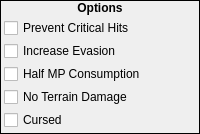
              <widget class="QFrame" name="frame_151">
               <property name="focusPolicy">
                <enum>Qt::ClickFocus</enum>
               </property>
               <property name="frameShape">
                <enum>QFrame::Box</enum>
               </property>
               <property name="frameShadow">
                <enum>QFrame::Plain</enum>
               </property>
               <layout class="QVBoxLayout" name="verticalLayout_273">
                <property name="spacing">
                 <number>0</number>
                </property>
                <property name="margin">
                 <number>0</number>
                </property>
                <item>
                 <widget class="QLabel" name="label_163">
                  <property name="sizePolicy">
                   <sizepolicy hsizetype="Preferred" vsizetype="Fixed">
                    <horstretch>0</horstretch>
                    <verstretch>0</verstretch>
                   </sizepolicy>
                  </property>
                  <property name="font">
                   <font>
                    <weight>75</weight>
                    <bold>true</bold>
                   </font>
                  </property>
                  <property name="focusPolicy">
                   <enum>Qt::ClickFocus</enum>
                  </property>
                  <property name="text">
                   <string>Options</string>
                  </property>
                  <property name="alignment">
                   <set>Qt::AlignCenter</set>
                  </property>
                 </widget>
                </item>
                <item>
                 <widget class="QWidget" name="widget_165" native="true">
                  <property name="focusPolicy">
                   <enum>Qt::ClickFocus</enum>
                  </property>
                  <layout class="QVBoxLayout" name="verticalLayout_281">
                   <property name="spacing">
                    <number>3</number>
                   </property>
                   <property name="leftMargin">
                    <number>3</number>
                   </property>
                   <property name="topMargin">
                    <number>3</number>
                   </property>
                   <property name="rightMargin">
                    <number>0</number>
                   </property>
                   <property name="bottomMargin">
                    <number>3</number>
                   </property>
                   <item>
                    <widget class="QCheckBox" name="equipment_cbPreventCriticalHits">
                     <property name="focusPolicy">
                      <enum>Qt::ClickFocus</enum>
                     </property>
                     <property name="text">
                      <string>Prevent Critical Hits</string>
                     </property>
                    </widget>
                   </item>
                   <item>
                    <widget class="QCheckBox" name="equipment_cbIncreaseEvasion">
                     <property name="focusPolicy">
                      <enum>Qt::ClickFocus</enum>
                     </property>
                     <property name="text">
                      <string>Increase Evasion</string>
                     </property>
                    </widget>
                   </item>
                   <item>
                    <widget class="QCheckBox" name="equipment_cbHalfMPConsumption">
                     <property name="focusPolicy">
                      <enum>Qt::ClickFocus</enum>
                     </property>
                     <property name="text">
                      <string>Half MP Consumption</string>
                     </property>
                    </widget>
                   </item>
                   <item>
                    <widget class="QCheckBox" name="equipment_cbNoTerrainDamage">
                     <property name="focusPolicy">
                      <enum>Qt::ClickFocus</enum>
                     </property>
                     <property name="text">
                      <string>No Terrain Damage</string>
                     </property>
                    </widget>
                   </item>
                   <item>
                    <widget class="QCheckBox" name="equipment_cbCursed">
                     <property name="focusPolicy">
                      <enum>Qt::ClickFocus</enum>
                     </property>
                     <property name="text">
                      <string>Cursed</string>
                     </property>
                    </widget>
                   </item>
                  </layout>
                 </widget>
                </item>
               </layout>
              </widget>
